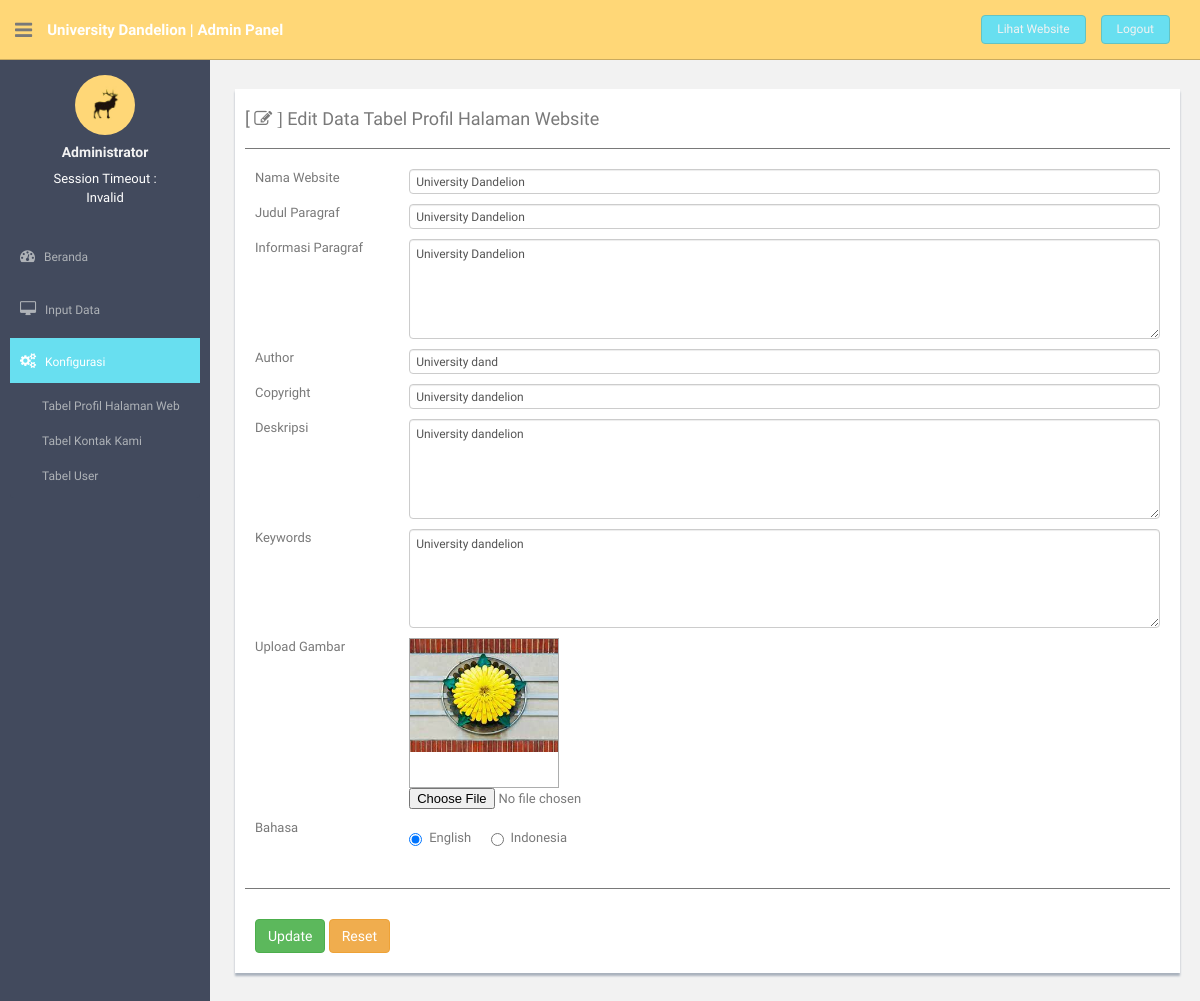
The page /confpanel/module/mod_profile/aksi.php?profilweb=edit&id_profile=2 (signed in) on the database its author committed.
### tables this page shows
CREATE TABLE IF NOT EXISTS `tbl_profile` (
  `id_profile` int(5) NOT NULL AUTO_INCREMENT,
  `titlewebsite` text NOT NULL,
  `titleparagraf` text NOT NULL,
  `welcomeparagraf` text NOT NULL,
  `author` varchar(15) NOT NULL,
  `copyright` varchar(40) NOT NULL,
  `description` text NOT NULL,
  `keywords` text NOT NULL,
  `icon` varchar(40) NOT NULL,
  `lang_profile` varchar(5) NOT NULL,
  PRIMARY KEY (`id_profile`)
);

### confpanel/module/mod_profile/aksi.php (the view, shortened to what this page needs)
<?php
include '../../header_module.php';
include '../../menu_module.php';
include '../../control.php';
$module   = @$_GET['profilweb'];
if ($module == "edit"){
    $id_profile  = @$_GET['id_profile'];
    $edit        = mysqli_query($link, "SELECT * FROM tbl_profile WHERE id_profile='$id_profile'");
    $showprofile = mysqli_fetch_array($edit);
    echo " <section id=\"main-content\">
            <section class=\"wrapper\">
             <div class=\"row mt\">
              <div class=\"col-md-12\">
               <div class=\"form-panel\">
                <table class=\"table table-striped table-advance table-hover\">
                 <h4>[ <i class=\"fa fa-edit\"> ]</i> Edit Data Tabel Profil Halaman Website</h4>
                  <hr>
                    <form class=\"form-horizontal style-form\" action=\"../../module/mod_profile/aksi.php?profilweb=update&id_profile=$showprofile[id_profile]\" method=\"POST\" enctype=\"multipart/form-data\">
                      <div class=\"form-group\">
                          <input type=\"hidden\" class=\"form-control\" name=\"id_profile\" value=\"$showprofile[id_profile]\">
                          <label class=\"col-sm-2 col-sm-2 control-label\">Nama Website</label>
                          <div class=\"col-sm-10\">
                              <input type=\"text\" class=\"form-control\" name=\"titlewebsite\" value=\"$showprofile[titlewebsite]\" oninvalid=\"alert('Nama website harus di isi !');\"required>
                          </div>
                          <label class=\"col-sm-2 col-sm-2 control-label\">Judul Paragraf</label>
                          <div class=\"col-sm-10\">
                              <input type=\"text\" class=\"form-control\" name=\"titleparagraf\" value=\"$showprofile[titleparagraf]\" oninvalid=\"alert('Judul paragraf harus di isi !');\"required>
                          </div>
                          <label class=\"col-sm-2 col-sm-2 control-label\">Informasi Paragraf</label>
                          <div class=\"col-sm-10\">
                              <textarea cols=\"100\" rows=\"5\" type=\"text\" class=\"form-control\" name=\"welcomeparagraf\" oninvalid=\"alert('Infomasi paragraf harus di isi !');\"required>$showprofile[welcomeparagraf]</textarea>
                          </div>
                          <label class=\"col-sm-2 col-sm-2 control-label\">Author</label>
                          <div class=\"col-sm-10\">
                              <input type=\"text\" class=\"form-control\" name=\"author\" value=\"$showprofile[author]\" oninvalid=\"alert('Author harus di isi !');\"required>
                          </div>
                          <label class=\"col-sm-2 col-sm-2 control-label\">Copyright</label>
                          <div class=\"col-sm-10\">
                              <input type=\"text\" class=\"form-control\" name=\"copyright\" value=\"$showprofile[copyright]\" oninvalid=\"alert('Copyright harus di isi !');\"required>
                          </div>
                          <label class=\"col-sm-2 col-sm-2 control-label\">Deskripsi</label>
                          <div class=\"col-sm-10\">
                              <textarea cols=\"100\" rows=\"5\" type=\"text\" class=\"form-control\" name=\"description\" oninvalid=\"alert('Deskripsi harus di isi !');\"required>$showprofile[description]</textarea>
                          </div>
                          <label class=\"col-sm-2 col-sm-2 control-label\">Keywords</label>
                          <div class=\"col-sm-10\">
                              <textarea cols=\"100\" rows=\"5\" type=\"text\" class=\"form-control\" name=\"keywords\" oninvalid=\"alert('Keywords harus di isi !');\"required>$showprofile[keywords]</textarea>
                          </div>
                          <label class=\"col-sm-2 col-sm-2 control-label\">Upload Gambar</label>
                          <div class=\"col-sm-10\">
                          <div class=\"project\">
                          <div class=\"photo-wrapper\">
                              <div class=\"photo\">
                                <a class=\"fancybox\" href=\"../../../img/$showprofile[icon]\">
                                <img id=\"output_image\" class=\"img-responsive\" src=\"../../../img/$showprofile[icon]\" alt=\"../../../img/$showprofile[icon]\"></a>
                              </div>
                            </div>
                          </div>
                          <input type=\"file\" accept=\"image/*\" onchange=\"preview_image(this,'preview')\" class=\"\" name=\"icon\" value=\"$showprofile[icon]\" oninvalid=\"alert('Gambar belum di upload !');\"required>
                          </div>
                          <label class=\"col-sm-2 col-sm-2 control-label\">Bahasa</label>
                          <div class=\"radio col-sm-10\">
                              <label>";
                              ?>
                              <?php
                              $language_profile = @$showprofile[lang_profile];
                              if ($language_profile == "en"){
                                echo"
                                <input type=\"radio\" name=\"lang_profile\" id=\"optionsRadios2\" value=\"en\" checked>
                                English
                              </label>
                                &nbsp;&nbsp;&nbsp;&nbsp;
                              <label>
                                <input type=\"radio\" name=\"lang_profile\" id=\"optionsRadios1\" value=\"in\">
                                Indonesia
                              </label>";
                              }
                              ?>
                              <?php
                              echo"
                          </div>
                      </div>
                </table>
                  <hr>
                      <div class=\"btn-group1\">
                          <a href=\"../../module/mod_profile/aksi.php?profilweb=edit&id_profile=$showprofile[id_profile]#\"><button type=\"submit\" name=\"update\" class=\"btn btn-success\">Update</button></a>
                          <a href=\"#\"><button type=\"reset\" name=\"reset\" class=\"btn btn-warning\">Reset</button></a>
                      </div>
                    </form>
               </div>
              </div>
             </div>
            </section>
           </section>";
}
include '../../footer_module.php';
?>

### confpanel/assets/css/style.css (style rules this page uses)
body { color: #797979; background: #f2f2f2; font-family: 'Ruda', sans-serif; padding: 0px !important; margin: 0px !important; font-size:13px; }
a, a:hover, a:focus { text-decoration: none; outline: none; }
hr { margin-top: 20px; margin-bottom: 20px; border: 0; border-top: 1px solid #797979; }
.mt { margin-top: 25px; }
#main-content { margin-left: 220px; }
.wrapper { display: inline-block; margin-top: 15px; padding-left: 10px; padding-right: 15px; padding-bottom: 15px; padding-top: 0px; width: 100%; }
.btn-group1 { background: #ffffff; padding: 10px; }
.photo-wrapper { display: block; position: relative; width: 150px; height: 150px; overflow: hidden; background-color: none; border: solid #acadad 1px; -webkit-transition: background-color 0.4s; -moz-transition: background-color 0.4s; -o-transition: background-color 0.4s; transition: background-color 0.4s; }
.form-panel { background: #ffffff; margin: 10px; padding: 10px; box-shadow: 0px 3px 2px #aab2bd; text-align: left; }
label { font-weight: 400; }

### rows shown on the page
tbl_profile: titlewebsite "University Dandelion", titleparagraf "University Dandelion", welcomeparagraf "University Dandelion", author "University dand", copyright "University dandelion", description "University dandelion", keywords "University dandelion", icon (picture)
